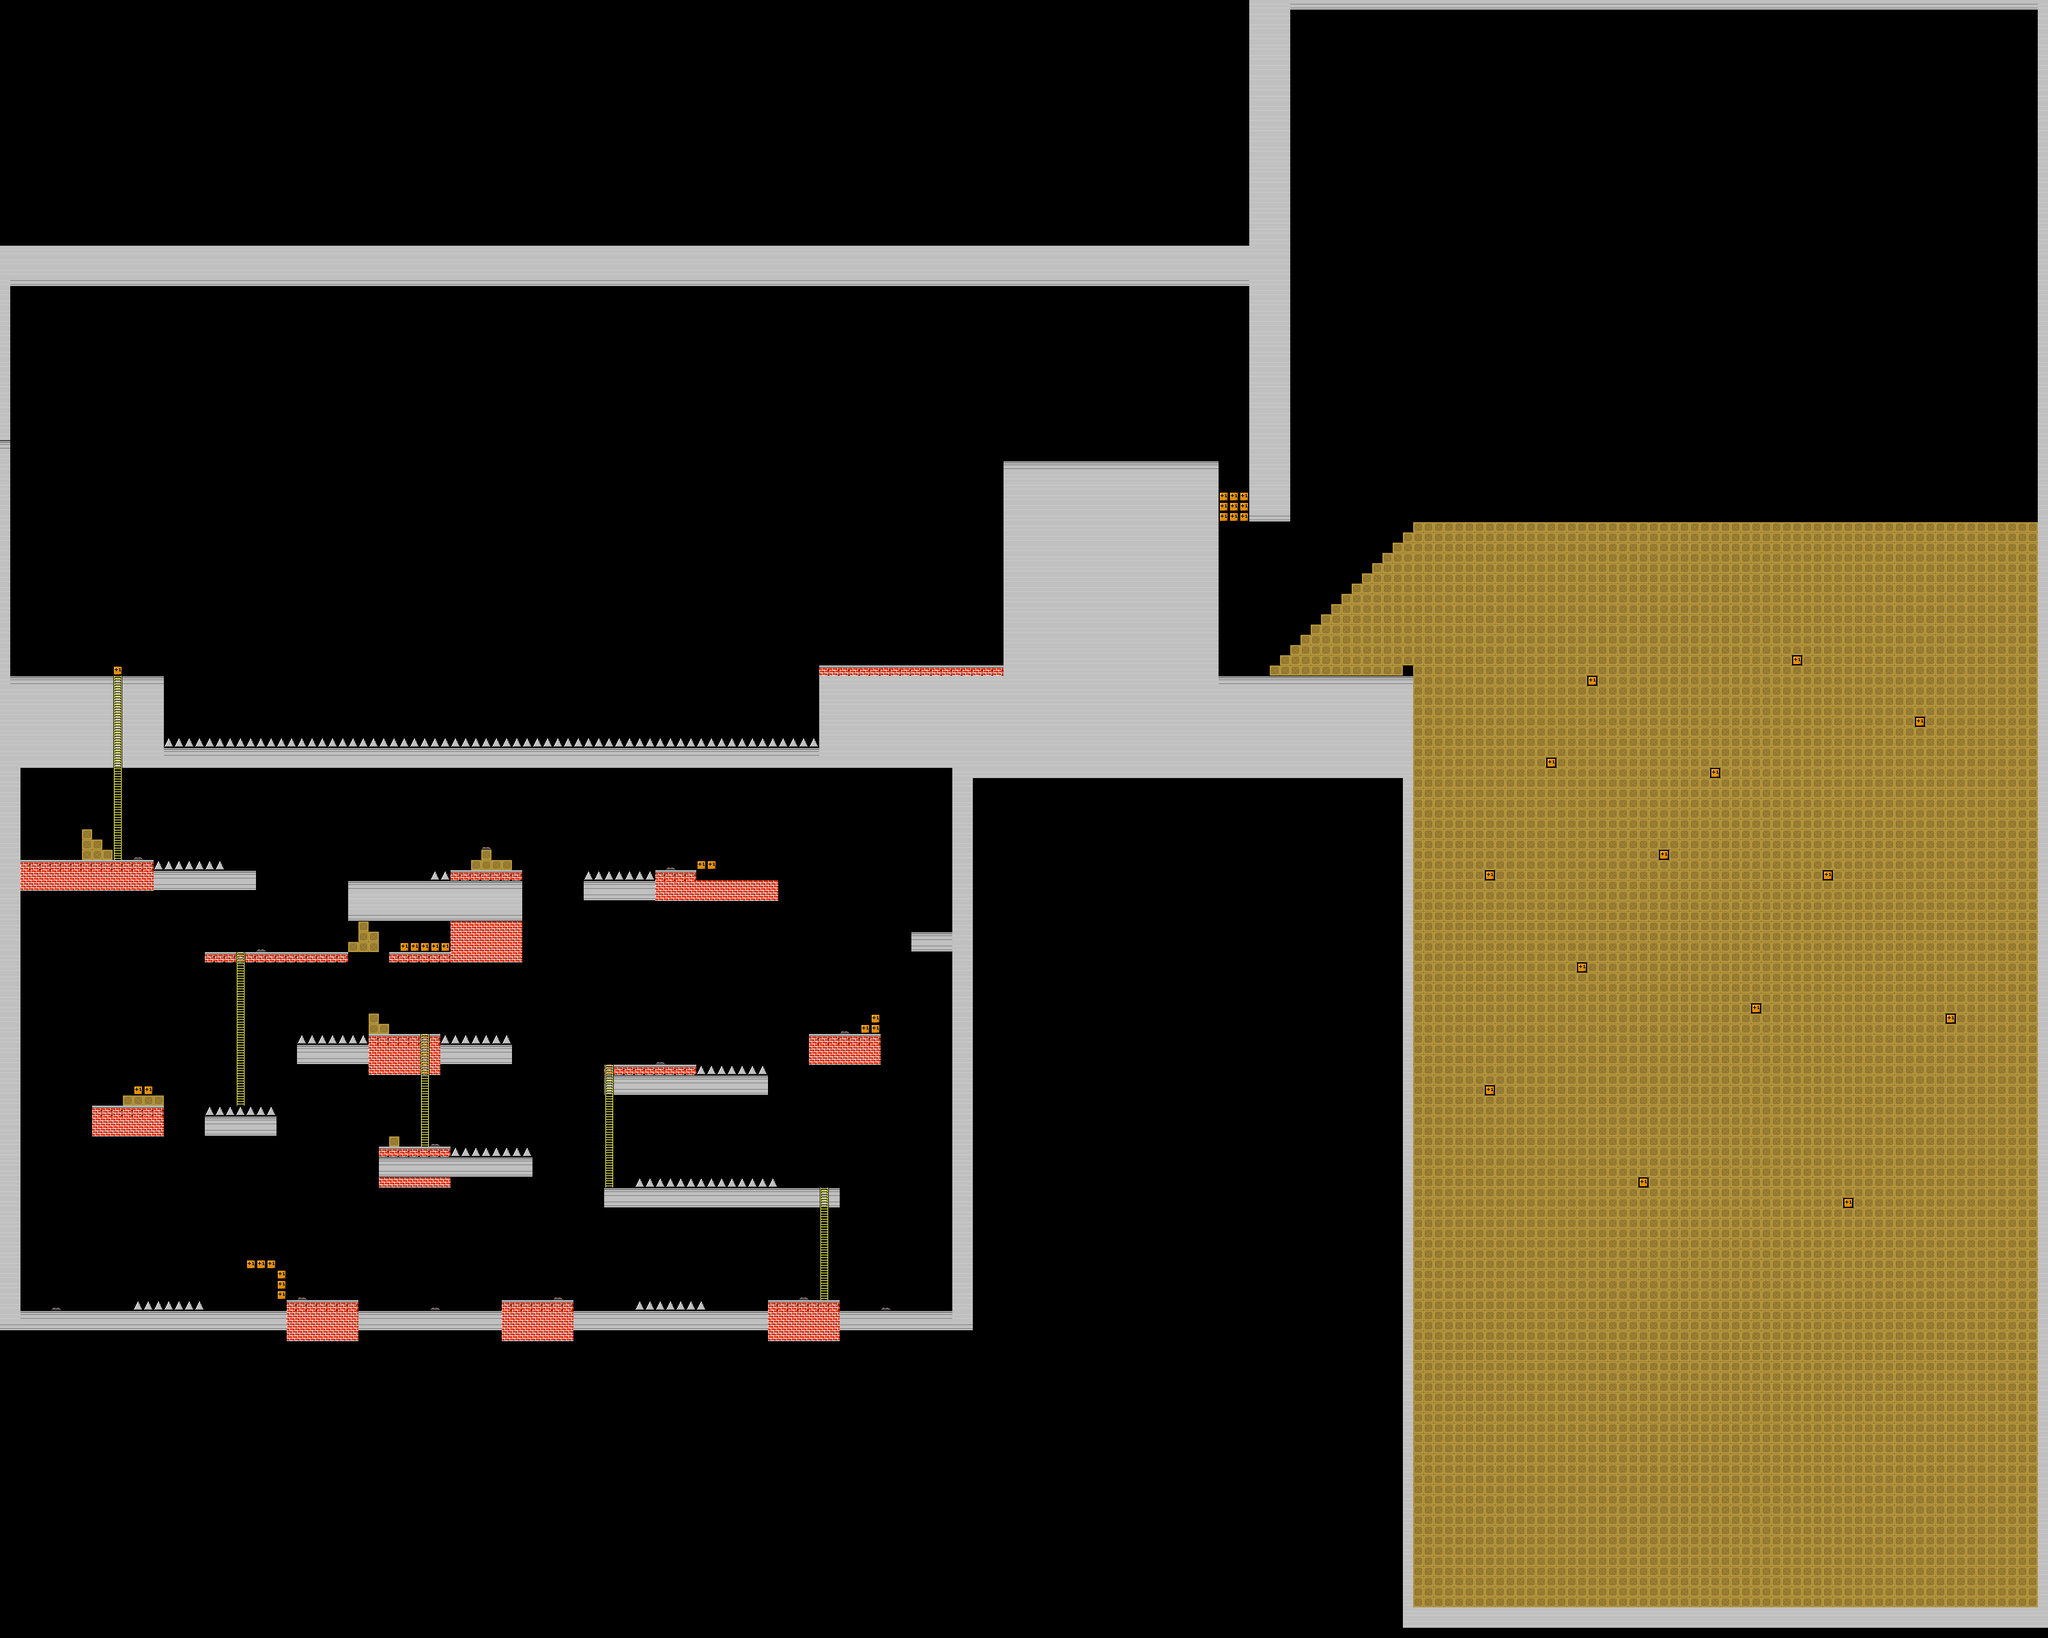

Tiled map render using the project's own tile images. Description and the map definition, with tile-layer contents summarised, below:
An orthogonal 200x160 tile map with 16x16 px tiles, 2 tile layers (Tile Layer 1, Ladders) and 58 objects (32x TrapDoor, 9x Agent, 8x ConveyorBelt, 3x Button, 2x BombSpawner, ...).

<map version="1.0" orientation="orthogonal" width="200" height="160" tilewidth="16" tileheight="16">
 <properties>
  <property name="bg_art" value="factory_bg.jpg" />
  <property name="bg_music" value="music/factory.mp3" />
  <property name="fg_art" value="factory_fg.png" />
 </properties>
 <tileset firstgid="1" source="tiles.tsx" />
 <layer name="Tile Layer 1" width="200" height="160">
  <data>[32000 cells, 10162 non-empty, 9 distinct tile ids]</data>
 </layer>
 <layer name="Ladders" width="200" height="160">
  <data>[32000 cells, 67 non-empty, 1 distinct tile ids]</data>
 </layer>
 <objectgroup name="Object Layer 1" width="200" height="160">
  <object name="start" type="StartPoint" x="144" y="1984" width="32" height="64" />
  <object name="trap door" type="TrapDoor" x="256" y="1056" width="64" height="16">
   <properties>
    <property name="button_id" value="bombs" />
    <property name="img" value="factory_door.png" />
    <property name="state" value="open" />
   </properties>
  </object>
  <object type="Button" gid="14" x="240" y="1056">
   <properties>
    <property name="button_id" value="bombs" />
    <property name="delay" value="2" />
    <property name="down_img" value="button_down.png" />
    <property name="up_img" value="button_up.png" />
   </properties>
  </object>
  <object name="gear" type="GearButton" x="1904" y="720" width="48" height="48">
   <properties>
    <property name="button_id" value="bombs" />
   </properties>
  </object>
  <object name="gun man" type="Agent" x="656" y="624" width="32" height="64">
   <properties>
    <property name="type" value="gunner" />
   </properties>
  </object>
  <object name="monster" type="Agent" x="1168" y="624" width="64" height="64">
   <properties>
    <property name="direction" value="-1" />
    <property name="type" value="monster" />
   </properties>
  </object>
  <object name="sign" type="Decoration" x="2944" y="1712" width="80" height="32">
   <properties>
    <property name="img" value="winnar.png" />
   </properties>
  </object>
  <object name="win!" type="Victory" x="2944" y="1680" width="80" height="64" />
  <object name="tank" type="Agent" x="416" y="640" width="64" height="48">
   <properties>
    <property name="type" value="tank" />
   </properties>
  </object>
  <object name="bomb spawner" type="BombSpawner" x="276" y="706" width="955" height="69">
   <properties>
    <property name="button_id" value="bombs" />
    <property name="delay" value="0.2" />
    <property name="fuse_max" value="4" />
    <property name="fuse_min" value="2" />
    <property name="state" value="off" />
   </properties>
  </object>
  <object name="trap door" type="TrapDoor" x="320" y="1056" width="64" height="16">
   <properties>
    <property name="button_id" value="bombs" />
    <property name="img" value="factory_door.png" />
    <property name="state" value="open" />
   </properties>
  </object>
  <object name="trap door" type="TrapDoor" x="448" y="1056" width="64" height="16">
   <properties>
    <property name="button_id" value="bombs" />
    <property name="img" value="factory_door.png" />
    <property name="state" value="open" />
   </properties>
  </object>
  <object name="trap door" type="TrapDoor" x="384" y="1056" width="64" height="16">
   <properties>
    <property name="button_id" value="bombs" />
    <property name="img" value="factory_door.png" />
    <property name="state" value="open" />
   </properties>
  </object>
  <object name="trap door" type="TrapDoor" x="576" y="1056" width="64" height="16">
   <properties>
    <property name="button_id" value="bombs" />
    <property name="img" value="factory_door.png" />
    <property name="state" value="open" />
   </properties>
  </object>
  <object name="trap door" type="TrapDoor" x="640" y="1056" width="64" height="16">
   <properties>
    <property name="button_id" value="bombs" />
    <property name="img" value="factory_door.png" />
    <property name="state" value="open" />
   </properties>
  </object>
  <object name="trap door" type="TrapDoor" x="704" y="1056" width="64" height="16">
   <properties>
    <property name="button_id" value="bombs" />
    <property name="img" value="factory_door.png" />
    <property name="state" value="open" />
   </properties>
  </object>
  <object name="trap door" type="TrapDoor" x="512" y="1056" width="64" height="16">
   <properties>
    <property name="button_id" value="bombs" />
    <property name="img" value="factory_door.png" />
    <property name="state" value="open" />
   </properties>
  </object>
  <object name="trap door" type="TrapDoor" x="832" y="1056" width="64" height="16">
   <properties>
    <property name="button_id" value="bombs" />
    <property name="img" value="factory_door.png" />
    <property name="state" value="open" />
   </properties>
  </object>
  <object name="trap door" type="TrapDoor" x="1024" y="1056" width="64" height="16">
   <properties>
    <property name="button_id" value="bombs" />
    <property name="img" value="factory_door.png" />
    <property name="state" value="open" />
   </properties>
  </object>
  </objectgroup>
 <objectgroup name="PlayerLayer" width="200" height="160" visible="0" />
</map>
<!-- 39 of 58 objects omitted -->
